Frame 1 (no input): blank canvas, image omitted
Frame 60 (no input): blank canvas, image omitted
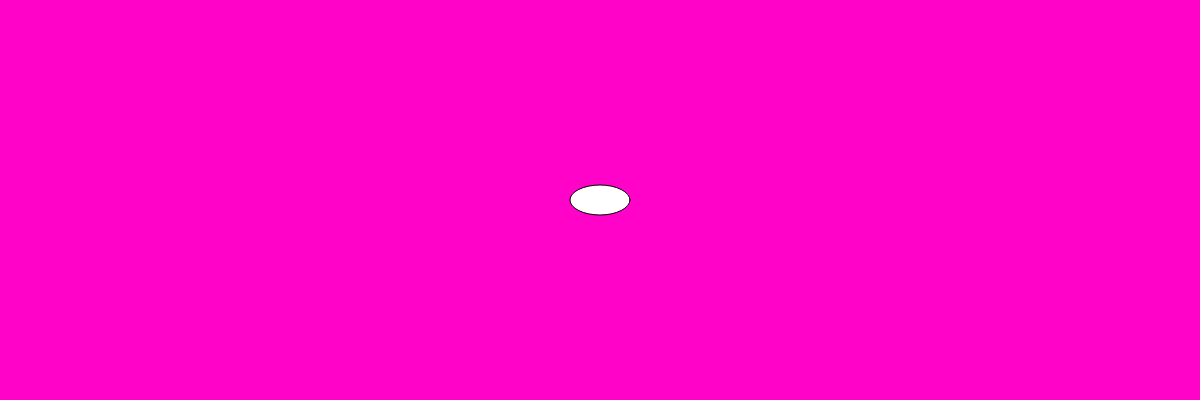
Frame 120 (the mouse pressed at the canvas centre since frame 60)

The p5.js sketch whose frames 1 and 60 were blank and that drew this single picture after the mouse press (run headless with seeded random() and noise() and a simulated clock; from frame 60 on, the mouse is pressed at the canvas centre):

// p5.js sketch
// ── sketch.js

var r = 0;
var g = 50;
var b=255;
var cursor;

// INITIALIZE ALL YOUR VARIABLES
// Ideally you would create 3 variables. red blue green or r, g, b


function setup(){

  createCanvas(1200,400);
  
}


function draw(){
background(mouseX+mouseY, mouseX / mouseY, mouseY);
  cursor = ellipse(mouseX,mouseY, 60,30)


  
  // change the value of Red based on the mouse movement about the X axis
  // change the value of Green based on the mouse movement about the X axis
  // change the value of Blue based on the mouse movement about the X axis

  // Use the map() function to do so. 

  // Pass the values to the background() function you have learnt previously.

  // Create an ellipse that will move around with you mouse about the X axis.
  // Remember to fill the canvas with white paint before creating the ellipse.
}
